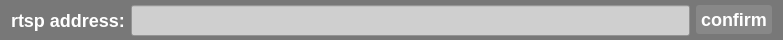
<?xml version="1.0" encoding="UTF-8"?>
<ui version="4.0">
 <class>Form</class>
 <widget class="QWidget" name="Form">
  <property name="geometry">
   <rect>
    <x>0</x>
    <y>0</y>
    <width>783</width>
    <height>40</height>
   </rect>
  </property>
  <property name="minimumSize">
   <size>
    <width>0</width>
    <height>40</height>
   </size>
  </property>
  <property name="maximumSize">
   <size>
    <width>16777215</width>
    <height>41</height>
   </size>
  </property>
  <property name="windowTitle">
   <string>Form</string>
  </property>
  <property name="windowIcon">
   <iconset resource="../apprcc.qrc">
    <normaloff>:/img/icon/实时视频流解析.png</normaloff>:/img/icon/实时视频流解析.png</iconset>
  </property>
  <property name="styleSheet">
   <string notr="true">#Form{background:rgba(120,120,120,255)}</string>
  </property>
  <layout class="QHBoxLayout" name="horizontalLayout">
   <property name="topMargin">
    <number>5</number>
   </property>
   <property name="bottomMargin">
    <number>5</number>
   </property>
   <item>
    <widget class="QLabel" name="label">
     <property name="minimumSize">
      <size>
       <width>0</width>
       <height>30</height>
      </size>
     </property>
     <property name="maximumSize">
      <size>
       <width>16777215</width>
       <height>30</height>
      </size>
     </property>
     <property name="styleSheet">
      <string notr="true">QLabel{font-family: &quot;Microsoft YaHei&quot;;
font-size: 18px;
font-weight: bold;
color:white;}</string>
     </property>
     <property name="text">
      <string>rtsp address:</string>
     </property>
    </widget>
   </item>
   <item>
    <widget class="QLineEdit" name="rtspEdit">
     <property name="minimumSize">
      <size>
       <width>0</width>
       <height>31</height>
      </size>
     </property>
     <property name="styleSheet">
      <string notr="true">background-color: rgb(207, 207, 207);</string>
     </property>
    </widget>
   </item>
   <item>
    <widget class="QPushButton" name="rtspButton">
     <property name="styleSheet">
      <string notr="true">QPushButton{font-family: &quot;Microsoft YaHei&quot;;
font-size: 18px;
font-weight: bold;
color:white;
text-align: center center;
padding-left: 5px;
padding-right: 5px;
padding-top: 4px;
padding-bottom: 4px;
border-style: solid;
border-width: 0px;
border-color: rgba(255, 255, 255, 255);
border-radius: 3px;
background-color: rgba(255,255,255,30);}

QPushButton:focus{outline: none;}

QPushButton::pressed{font-family: &quot;Microsoft YaHei&quot;;
                     font-size: 16px;
                     font-weight: bold;
                     color:rgb(200,200,200);
                     text-align: center center;
                     padding-left: 5px;
                     padding-right: 5px;
                     padding-top: 4px;
                     padding-bottom: 4px;
                     border-style: solid;
                     border-width: 0px;
                     border-color: rgba(255, 255, 255, 255);
                     border-radius: 3px;
                     background-color:  rgba(255,255,255,150);}

QPushButton::hover {
border-style: solid;
border-width: 0px;
border-radius: 0px;
background-color: rgba(255,255,255,50);}</string>
     </property>
     <property name="text">
      <string>confirm</string>
     </property>
    </widget>
   </item>
  </layout>
 </widget>
 <resources>
  <include location="../apprcc.qrc"/>
 </resources>
 <connections/>
</ui>
